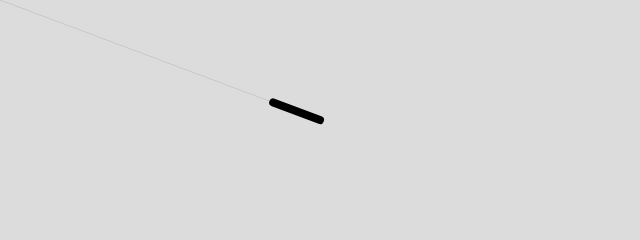
Frame 1 (no input)
Frame 60 (no input): identical to frame 1, image omitted
Frame 120 (the mouse pressed at the canvas centre since frame 60): blank canvas, image omitted

The p5.js sketch that drew this single still picture (run headless with seeded random() and noise() and a simulated clock; from frame 60 on, the mouse is pressed at the canvas centre):

// p5.js sketch
// ── sketch.js
function setup() {
    createCanvas(640, 240);
}

function draw() {
    background(220);

    let mouse = createVector(mouseX, mouseY);
    let origin = createVector(width / 2, height / 2);
    mouse.sub(origin);

    translate(origin.x, origin.y);
    stroke(200);
    strokeWeight(1);
    line(0, 0, mouse.x, mouse.y);

    mouse.normalize();
    mouse.mult(50);
    stroke(0);
    strokeWeight(8);
    line(0, 0, mouse.x, mouse.y);
}
